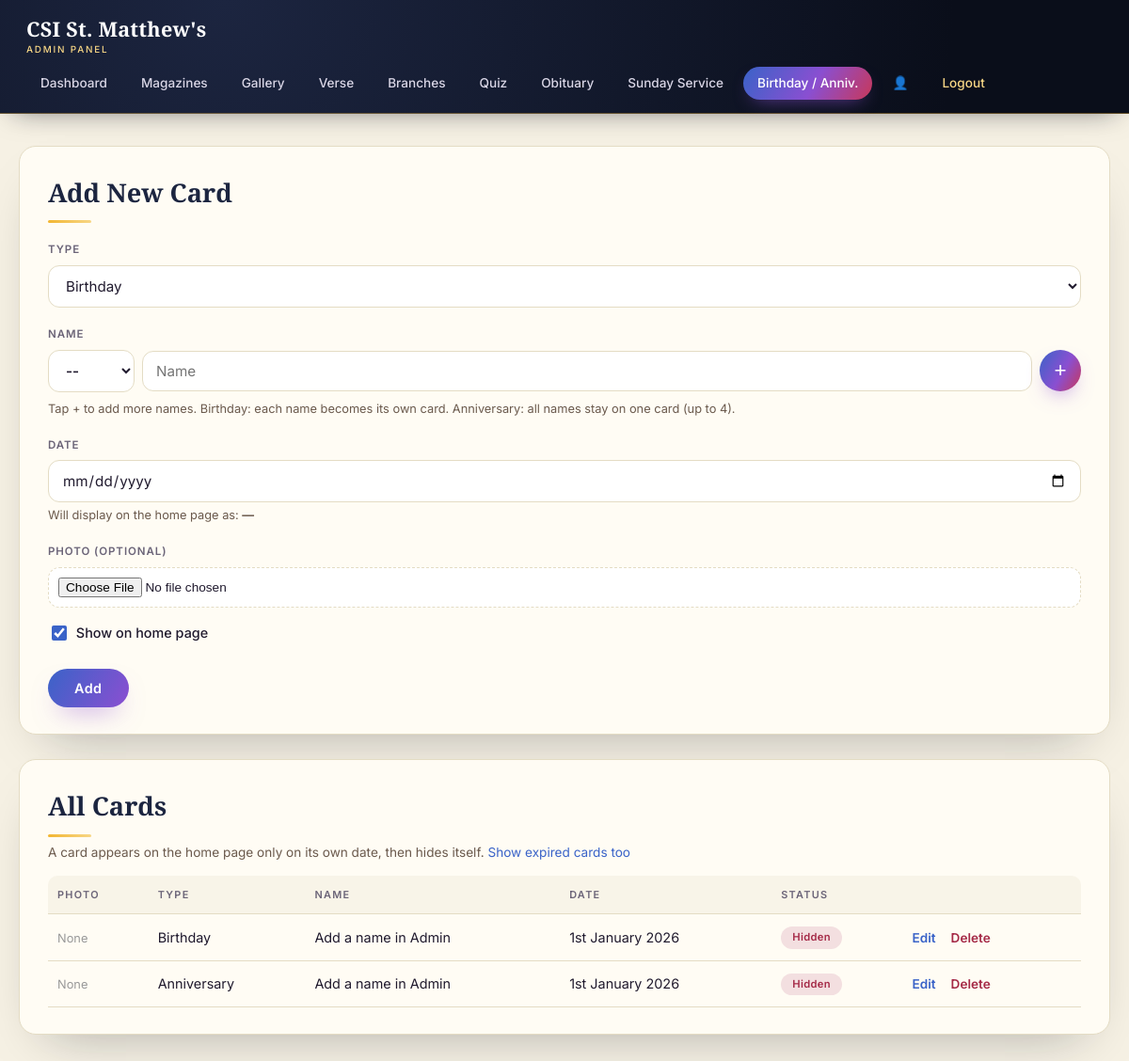
Page /admin/celebrations.php (signed in) on the committed database.
### tables this page shows
CREATE TABLE celebrations (
  id INT AUTO_INCREMENT PRIMARY KEY,
  type ENUM('birthday','anniversary') NOT NULL,
  name VARCHAR(150) NOT NULL,
  occasion_date VARCHAR(50) NOT NULL,
  photo VARCHAR(255) DEFAULT NULL,
  is_active TINYINT(1) NOT NULL DEFAULT 1,
  sort_order INT DEFAULT 0
);

### includes/config.php (called while the page is built, shortened)
<?php
function db(): mysqli {
    static $conn = null;
    if ($conn === null) {
        $conn = new mysqli(DB_HOST, DB_USER, DB_PASS, DB_NAME);
        $conn->set_charset('utf8mb4');
    }
    return $conn;
}
function h(?string $value): string {
    return htmlspecialchars($value ?? '', ENT_QUOTES, 'UTF-8');
}
function format_ordinal_date(string $ymd): string {
    $ts = strtotime($ymd);
    $day = (int)date('j', $ts);
    if ($day % 10 === 1 && $day !== 11) {
        $suffix = 'st';
    } elseif ($day % 10 === 2 && $day !== 12) {
        $suffix = 'nd';
    } elseif ($day % 10 === 3 && $day !== 13) {
        $suffix = 'rd';
    } else {
        $suffix = 'th';
    }
    return $day . $suffix . date(' F Y', $ts);
}
function today_ist(): string {
    return (new DateTime('now', new DateTimeZone('Asia/Kolkata')))->format('Y-m-d');
}

### admin/celebrations.php (the view, shortened to what this page needs)
<?php
require __DIR__ . '/_layout_top.php';
$editRow = null;
$rows = [['title' => '', 'name' => '']];
$showAll = ($_GET["show"] ?? "") === "all";
$todayIst = today_ist();
$all = db()->query("SELECT * FROM celebrations" . ($showAll ? "" : " WHERE occasion_date NOT REGEXP '^[0-9]{4}-[0-9]{2}-[0-9]{2}$' OR occasion_date >= '" . $todayIst . "'") . " ORDER BY occasion_date, type, id");
$base = '../';
?>
<div class="admin-card">
  <h2><?= $editRow ? 'Edit Card' : 'Add New Card' ?></h2>
  <form method="post" enctype="multipart/form-data">
    <label>Type</label>
    <select name="type" id="typeSel">
      <option value="birthday" <?= (!$editRow || $editRow['type'] === 'birthday') ? 'selected' : '' ?>>Birthday</option>
    </select>
    <label>Name</label>
    <div id="people">
<?php foreach ($rows as $i => $p): ?>
      <div class="person-row">
        <select name="title[]" class="title-sel">
          <option value="">--</option>
        </select>
        <input type="text" name="pname[]" value="<?= h($p['name']) ?>" placeholder="Name" <?= $i === 0 ? 'required' : '' ?>>
        <button type="button" class="add-person" title="Add another name to this card">+</button>
      </div>
<?php endforeach; ?>
    </div>
    <p style="font-size:0.8rem; color:#6b5a4d; margin-top:6px;">Tap + to add more names. Birthday: each name becomes its own card. Anniversary: all names stay on one card (up to 4).</p>
    <label>Date</label>
    <input type="date" name="occasion_date" value="<?= h($editRow['occasion_date'] ?? '') ?>" required>
    <p style="font-size:0.8rem; color:#6b5a4d; margin-top:4px;">Will display on the home page as: <strong><?= h(!empty($editRow['occasion_date']) ? format_ordinal_date($editRow['occasion_date']) : '—') ?></strong></p>
    <label>Photo (optional)</label>
    <input type="file" name="photo" accept="image/png, image/jpeg, image/webp">
    <label style="margin-top:16px;"><input type="checkbox" name="is_active" <?= (!$editRow || $editRow['is_active']) ? 'checked' : '' ?>> Show on home page</label>
    <button type="submit" class="btn" style="margin-top:20px;"><?= $editRow ? 'Update' : 'Add' ?></button>
  </form>
</div>
<div class="admin-card">
  <h2>All Cards</h2>
  <p class="hint" style="font-size:0.85rem; color:#6b5a4d; margin:6px 0 0;">A card appears on the home page only on its own date, then hides itself. <?= $showAll ? '<a href="celebrations">Hide expired cards</a>' : '<a href="celebrations?show=all">Show expired cards too</a>' ?></p>
  <div class="table-scroll">
  <table>
    <tr><th>Photo</th><th>Type</th><th>Name</th><th>Date</th><th>Status</th><th></th></tr>
    <?php while ($row = $all->fetch_assoc()): ?>
    <tr>
      <td>
        <?php if (!empty($row['photo'])): ?>
          <img src="<?= $base ?>assets/img/celebrations/<?= h($row['photo']) ?>" alt="" style="width:40px; height:40px; object-fit:cover; border-radius:50%;">
        <?php else: ?>
          <span style="color:#999; font-size:0.8rem;">None</span>
        <?php endif; ?>
      </td>
      <td><?= $row['type'] === 'anniversary' ? 'Anniversary' : 'Birthday' ?></td>
      <td><?= h($row['name']) ?></td>
      <td><?= h(format_ordinal_date($row['occasion_date'])) ?></td>
      <?php $st = celebration_status($row['occasion_date']); ?>
      <td><span class="badge <?= ($row['is_active'] && $st === 'today') ? 'badge-on' : 'badge-off' ?>" <?= ($row['is_active'] && $st === 'upcoming') ? 'style="background:#e4e8f6; color:#2e50a0;"' : '' ?>><?= !$row['is_active'] ? 'Hidden' : ($st === 'expired' ? 'Expired — auto-hidden' : ($st === 'upcoming' ? 'Scheduled' : 'Showing today')) ?></span></td>
      <td class="row-actions">
        <a href="?edit=<?= (int)$row['id'] ?>">Edit</a>
        <form method="post" style="display:inline" onsubmit="return confirm('Delete this card?');">
          <a href="#" onclick="this.closest('form').submit(); return false;" style="color:#a52a47;">Delete</a>
        </form>
      </td>
    </tr>
    <?php endwhile; ?>
  </table>
  </div>
</div>
<?php require __DIR__ . '/_layout_bottom.php'; ?>

### admin/_layout_top.php (style rules this page uses)
:root { --ink:#0a0e1a; --ink-2:#131a2e; --ink-3:#1c2540; --paper:#f6f1e4; --paper-card:#fffcf4; --sapphire:#3a63c8; --amethyst:#8a4fd1; --amber:#f2b632; --amber-soft:#f7d685; --ruby:#c8385a; --text:#201a2e; --muted:#6b6478; --border:#e4dcc4; --grad: linear-gradient(120deg, var(--sapphire), var(--amethyst) 55%, var(--ruby) 100%); }
* { box-sizing: border-box; }
body { margin:0; font-family:'Inter',-apple-system,'Segoe UI',sans-serif; background:var(--paper); color:var(--text); line-height:1.55; }
a { color:var(--sapphire); text-decoration:none; }
.admin-card { background:var(--paper-card); border:1px solid var(--border); border-radius:18px; padding:28px 30px; margin-bottom:26px; box-shadow:0 25px 55px -30px rgba(10,14,26,0.35); }
.admin-card h2 { font-family:'Cormorant Garamond',Georgia,serif; font-weight:700; font-size:1.7rem; color:var(--ink-3); margin:0 0 6px; }
.admin-card h2::after { content:''; display:block; width:46px; height:3px; border-radius:2px; margin-top:8px; background:linear-gradient(90deg,var(--amber),var(--amber-soft)); }
.admin-card > h2 + * { margin-top:18px; }
label { display:block; font-size:0.72rem; font-weight:600; letter-spacing:0.08em; text-transform:uppercase; margin:20px 0 7px; color:var(--muted); }
input[type=text], input[type=password], input[type=date], input[type=number], textarea, select { width:100%; padding:11px 14px; border:1px solid var(--border); border-radius:12px; font-size:0.95rem; font-family:inherit; background:#fff; color:var(--text); transition:border-color .2s, box-shadow .2s; }
input[type=file] { width:100%; font-size:0.85rem; padding:10px; border:1px dashed var(--border); border-radius:12px; background:#fff; }
input[type=checkbox] { accent-color:var(--sapphire); width:16px; height:16px; vertical-align:-3px; margin-right:6px; }
label:has(> input[type=checkbox]) { text-transform:none; letter-spacing:0; font-size:0.9rem; font-weight:500; color:var(--text); }
.btn { display:inline-flex; align-items:center; justify-content:center; gap:8px; background:var(--grad); background-size:200% auto; color:#fff; border:none; padding:12px 28px; border-radius:30px; font-family:inherit; font-size:0.9rem; font-weight:600; letter-spacing:0.03em; cursor:pointer; text-decoration:none; text-align:center; box-shadow:0 14px 28px -12px rgba(138,79,209,0.55); transition:background-position .5s, transform .25s, box-shadow .25s; }
.table-scroll { overflow-x:auto; -webkit-overflow-scrolling:touch; margin-top:14px; }
table { width:100%; border-collapse:separate; border-spacing:0; min-width:560px; }
th, td { text-align:left; padding:12px 10px; border-bottom:1px solid var(--border); font-size:0.9rem; white-space:nowrap; vertical-align:middle; }
th { color:var(--muted); font-size:0.68rem; font-weight:600; text-transform:uppercase; letter-spacing:0.12em; background:rgba(228,220,196,0.25); }
th:first-child { border-top-left-radius:10px; }
th:last-child { border-top-right-radius:10px; }
.badge { display:inline-block; padding:3px 12px; border-radius:20px; font-size:0.7rem; font-weight:600; letter-spacing:0.03em; }
.badge-off { background:#f3dfe0; color:#a52a47; }
.row-actions a { margin-right:12px; font-size:0.85rem; font-weight:600; }

### admin/celebrations.php (style rules this page uses)
.person-row { display:flex; gap:8px; align-items:center; margin-bottom:8px; }
.person-row .title-sel { width:92px; flex:none; font-weight:600; }
.person-row input[type=text] { flex:1; min-width:0; }
.rm-person, .add-person { width:44px; height:44px; border-radius:50%; font-size:1.4rem; line-height:1; cursor:pointer; padding:0; flex:none; transition:transform .2s, box-shadow .2s, background .2s; }
.add-person { border:none; background:var(--grad); color:#fff; box-shadow:0 10px 22px -10px rgba(138,79,209,0.7); }

### rows in the picture
celebrations: shows "None", type "Birthday", name "Add a name in Admin", occasion_date "1st January 2026", is_active "Hidden"
celebrations: shows "None", type "Anniversary", name "Add a name in Admin", occasion_date "1st January 2026", is_active "Hidden"

### other values in the picture
$label "Dashboard Magazines Gallery Verse Branches Quiz Obituary Sunday Service Birthday / Anniv."
